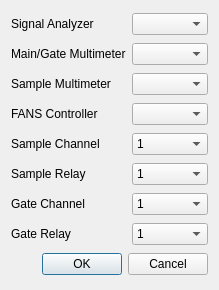
<?xml version="1.0" encoding="UTF-8"?>
<ui version="4.0">
 <class>Dialog</class>
 <widget class="QDialog" name="Dialog">
  <property name="geometry">
   <rect>
    <x>0</x>
    <y>0</y>
    <width>219</width>
    <height>290</height>
   </rect>
  </property>
  <property name="windowTitle">
   <string>Dialog</string>
  </property>
  <layout class="QGridLayout" name="gridLayout">
   <item row="0" column="0">
    <widget class="QLabel" name="label">
     <property name="text">
      <string>Signal Analyzer</string>
     </property>
    </widget>
   </item>
   <item row="0" column="1">
    <widget class="QComboBox" name="ui_analyzer"/>
   </item>
   <item row="1" column="0">
    <widget class="QLabel" name="label_2">
     <property name="text">
      <string>Main/Gate Multimeter</string>
     </property>
    </widget>
   </item>
   <item row="1" column="1">
    <widget class="QComboBox" name="ui_main_gate"/>
   </item>
   <item row="2" column="0">
    <widget class="QLabel" name="label_3">
     <property name="text">
      <string>Sample Multimeter</string>
     </property>
    </widget>
   </item>
   <item row="2" column="1">
    <widget class="QComboBox" name="ui_sample"/>
   </item>
   <item row="3" column="0">
    <widget class="QLabel" name="label_4">
     <property name="text">
      <string>FANS Controller</string>
     </property>
    </widget>
   </item>
   <item row="3" column="1">
    <widget class="QComboBox" name="ui_fans_controller"/>
   </item>
   <item row="4" column="0">
    <widget class="QLabel" name="label_5">
     <property name="text">
      <string>Sample Channel</string>
     </property>
    </widget>
   </item>
   <item row="4" column="1">
    <widget class="QComboBox" name="ui_sample_channel">
     <item>
      <property name="text">
       <string>1</string>
      </property>
     </item>
     <item>
      <property name="text">
       <string>2</string>
      </property>
     </item>
     <item>
      <property name="text">
       <string>3</string>
      </property>
     </item>
     <item>
      <property name="text">
       <string>4</string>
      </property>
     </item>
     <item>
      <property name="text">
       <string>5</string>
      </property>
     </item>
     <item>
      <property name="text">
       <string>6</string>
      </property>
     </item>
     <item>
      <property name="text">
       <string>7</string>
      </property>
     </item>
     <item>
      <property name="text">
       <string>8</string>
      </property>
     </item>
     <item>
      <property name="text">
       <string>9</string>
      </property>
     </item>
     <item>
      <property name="text">
       <string>10</string>
      </property>
     </item>
     <item>
      <property name="text">
       <string>11</string>
      </property>
     </item>
     <item>
      <property name="text">
       <string>12</string>
      </property>
     </item>
    </widget>
   </item>
   <item row="5" column="0">
    <widget class="QLabel" name="label_7">
     <property name="text">
      <string>Sample Relay</string>
     </property>
    </widget>
   </item>
   <item row="5" column="1">
    <widget class="QComboBox" name="ui_sample_relay">
     <item>
      <property name="text">
       <string>1</string>
      </property>
     </item>
     <item>
      <property name="text">
       <string>2</string>
      </property>
     </item>
     <item>
      <property name="text">
       <string>3</string>
      </property>
     </item>
     <item>
      <property name="text">
       <string>4</string>
      </property>
     </item>
     <item>
      <property name="text">
       <string>5</string>
      </property>
     </item>
     <item>
      <property name="text">
       <string>6</string>
      </property>
     </item>
     <item>
      <property name="text">
       <string>7</string>
      </property>
     </item>
     <item>
      <property name="text">
       <string>8</string>
      </property>
     </item>
     <item>
      <property name="text">
       <string>9</string>
      </property>
     </item>
     <item>
      <property name="text">
       <string>10</string>
      </property>
     </item>
     <item>
      <property name="text">
       <string>11</string>
      </property>
     </item>
     <item>
      <property name="text">
       <string>12</string>
      </property>
     </item>
    </widget>
   </item>
   <item row="6" column="0">
    <widget class="QLabel" name="label_6">
     <property name="text">
      <string>Gate Channel</string>
     </property>
    </widget>
   </item>
   <item row="6" column="1">
    <widget class="QComboBox" name="ui_gate_channel">
     <item>
      <property name="text">
       <string>1</string>
      </property>
     </item>
     <item>
      <property name="text">
       <string>2</string>
      </property>
     </item>
     <item>
      <property name="text">
       <string>3</string>
      </property>
     </item>
     <item>
      <property name="text">
       <string>4</string>
      </property>
     </item>
     <item>
      <property name="text">
       <string>5</string>
      </property>
     </item>
     <item>
      <property name="text">
       <string>6</string>
      </property>
     </item>
     <item>
      <property name="text">
       <string>7</string>
      </property>
     </item>
     <item>
      <property name="text">
       <string>8</string>
      </property>
     </item>
     <item>
      <property name="text">
       <string>9</string>
      </property>
     </item>
     <item>
      <property name="text">
       <string>10</string>
      </property>
     </item>
     <item>
      <property name="text">
       <string>11</string>
      </property>
     </item>
     <item>
      <property name="text">
       <string>12</string>
      </property>
     </item>
    </widget>
   </item>
   <item row="7" column="0">
    <widget class="QLabel" name="label_8">
     <property name="text">
      <string>Gate Relay</string>
     </property>
    </widget>
   </item>
   <item row="7" column="1">
    <widget class="QComboBox" name="ui_gate_relay">
     <item>
      <property name="text">
       <string>1</string>
      </property>
     </item>
     <item>
      <property name="text">
       <string>2</string>
      </property>
     </item>
     <item>
      <property name="text">
       <string>3</string>
      </property>
     </item>
     <item>
      <property name="text">
       <string>4</string>
      </property>
     </item>
     <item>
      <property name="text">
       <string>5</string>
      </property>
     </item>
     <item>
      <property name="text">
       <string>6</string>
      </property>
     </item>
     <item>
      <property name="text">
       <string>7</string>
      </property>
     </item>
     <item>
      <property name="text">
       <string>8</string>
      </property>
     </item>
     <item>
      <property name="text">
       <string>9</string>
      </property>
     </item>
     <item>
      <property name="text">
       <string>10</string>
      </property>
     </item>
     <item>
      <property name="text">
       <string>11</string>
      </property>
     </item>
     <item>
      <property name="text">
       <string>12</string>
      </property>
     </item>
    </widget>
   </item>
   <item row="8" column="0" colspan="2">
    <widget class="QDialogButtonBox" name="buttonBox">
     <property name="orientation">
      <enum>Qt::Horizontal</enum>
     </property>
     <property name="standardButtons">
      <set>QDialogButtonBox::Cancel|QDialogButtonBox::Ok</set>
     </property>
    </widget>
   </item>
  </layout>
 </widget>
 <resources/>
 <connections>
  <connection>
   <sender>buttonBox</sender>
   <signal>accepted()</signal>
   <receiver>Dialog</receiver>
   <slot>accept()</slot>
   <hints>
    <hint type="sourcelabel">
     <x>248</x>
     <y>254</y>
    </hint>
    <hint type="destinationlabel">
     <x>157</x>
     <y>274</y>
    </hint>
   </hints>
  </connection>
  <connection>
   <sender>buttonBox</sender>
   <signal>rejected()</signal>
   <receiver>Dialog</receiver>
   <slot>reject()</slot>
   <hints>
    <hint type="sourcelabel">
     <x>316</x>
     <y>260</y>
    </hint>
    <hint type="destinationlabel">
     <x>286</x>
     <y>274</y>
    </hint>
   </hints>
  </connection>
 </connections>
</ui>
